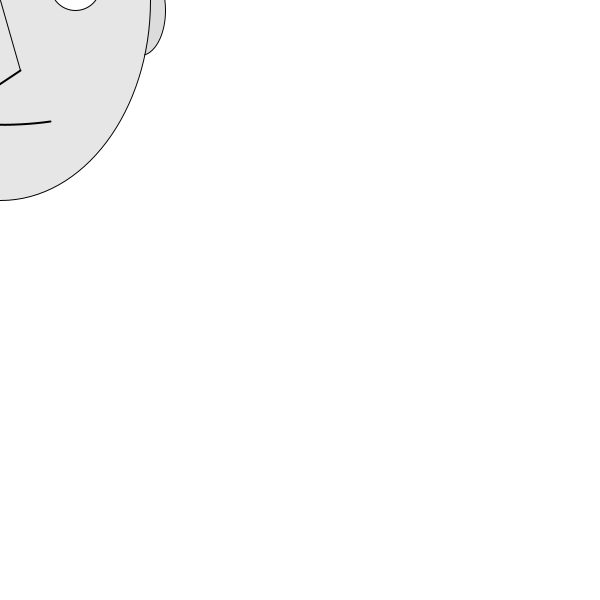
Frame 1 (no input)
Frame 60 (the mouse pressed at the canvas centre just before this capture): identical to frame 1, image omitted
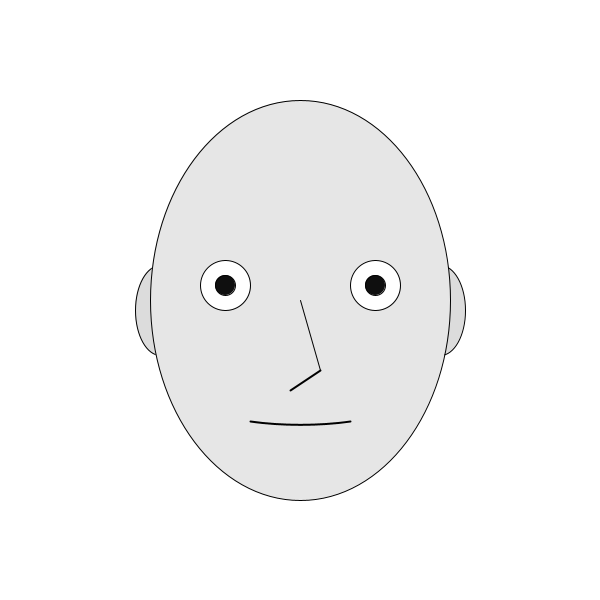
Frame 120 (the mouse held since frame 60 and released just before this capture)

The Processing sketch that drew these frames (run headless with seeded random() and noise(); from frame 60 on, the mouse is pressed at the canvas centre):

// Processing sketch: w03c_arguments_2
// ── w03c_arguments_2.pde
// code 1 week 3
// bryan ma

// this code is an iteration on the last sketch. 
// now different facial features are now encapsulated in their own functions.
// notice drawFace calls them all individually, passing down its x and y arguments.

void setup() {
  size(600, 600);
}

void draw() {
  background(255);
  drawFace(mouseX, mouseY);
}

void drawFace(float x, float y) {
  drawEars(x,y);
  drawHead(x,y);
  drawEyes(x,y);
  drawNose(x,y);
  drawMouth(x,y);
}

void drawEars(float x, float y) {
  strokeWeight(1);
  fill(220);
  ellipse(x - 140, y+10, 50, 90);
  ellipse(x + 140, y+10, 50, 90);
}

void drawHead(float x, float y) {
  strokeWeight(1);
  fill(230);
  ellipse(x, y, 300, 400);
}

void drawEyes(float x, float y) {
  fill(255);
  ellipse(x + 75, y-15, 50, 50);
  ellipse(x - 75, y-15, 50, 50);
  fill(15);
  ellipse(x + 75, y-15, 20, 20);
  ellipse(x - 75, y-15, 20, 20);
}

void drawNose(float x, float y) {
  strokeWeight(1);
  line(x, y, x + 20, y + 70);
  strokeWeight(2);
  line(x - 10, y + 90, x + 20, y + 70);
}

void drawMouth(float x, float y) {
  strokeWeight(2);
  noFill();
  arc(x, y + 100, 200, 50, PI/3, 2*PI/3);
}
